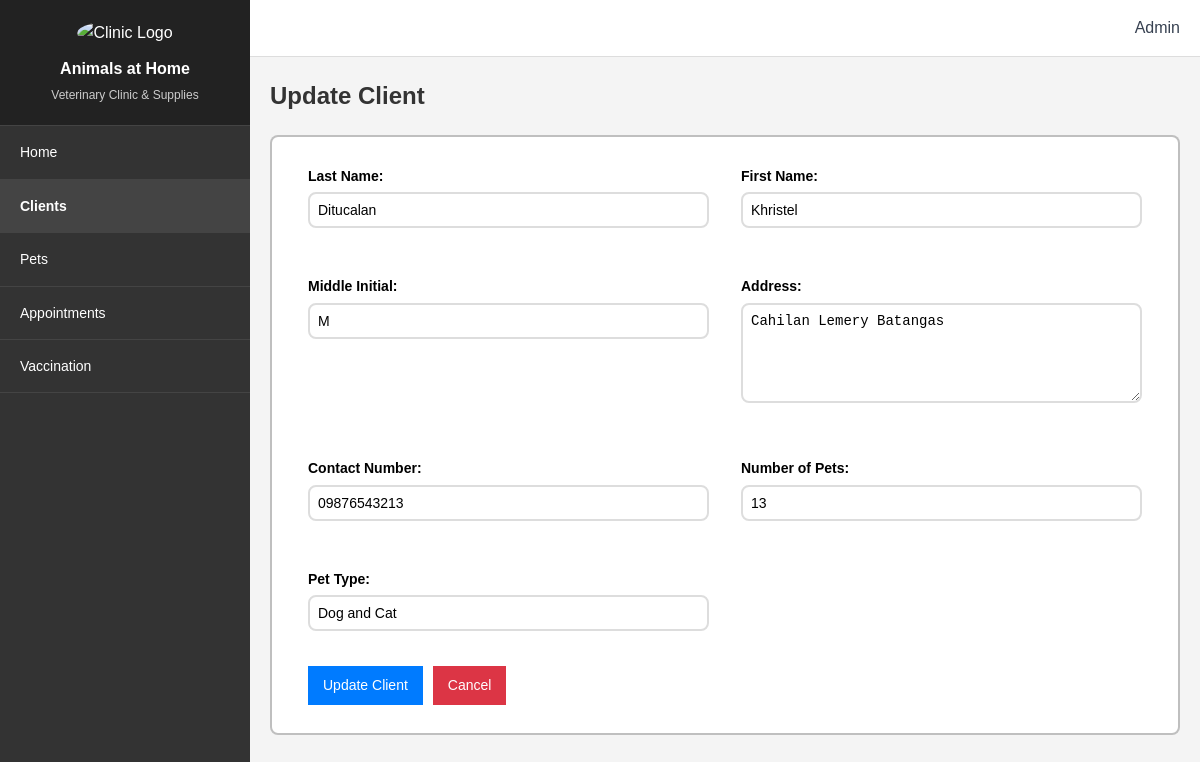
Screenshot of /clients/update.php?id=6 (signed in) with the database file from the repository.
### tables this page shows
CREATE TABLE `client_info` (
  `id` int(6) NOT NULL,
  `lname` varchar(25) DEFAULT NULL,
  `fname` varchar(25) DEFAULT NULL,
  `middle` varchar(1) DEFAULT NULL,
  `address` varchar(100) DEFAULT NULL,
  `contact_no` varchar(11) DEFAULT NULL,
  `no_of_pets` varchar(20) DEFAULT NULL,
  `pet_type` varchar(20) DEFAULT NULL,
  `reg_date` datetime DEFAULT current_timestamp()
);

### clients/update.php (the view, shortened to what this page needs)
<?php
require_once '../config/database.php';
$id = isset($_GET['id']) ? $_GET['id'] : 0;
$result = $mysqli->query("SELECT * FROM client_info WHERE id = $id");
$client = $result->fetch_assoc();
?>
<!DOCTYPE html>
<html lang="en">
<head>
  <link rel="stylesheet" href="../css/style.css">
</head>
<body>
  <div class="wrapper">
    <nav id="sidebar">
      <div class="sidebar-header">
        <img src="../images/aah-logo.jpg" alt="Clinic Logo" class="logo">
        <div class="clinic-info">
          <h3>Animals at Home</h3>
          <p>Veterinary Clinic & Supplies</p>
        </div>
      </div>
      <ul class="nav-links">
        <li>
          <a href="../index.php">Home</a>
        </li>
        <li class="active">
          <a href="index.php">Clients</a>
        </li>
        <li>
          <a href="../pets/index.php">Pets</a>
        </li>
        <li>
          <a href="../appointments/index.php">Appointments</a>
        </li>
        <li>
          <a href=".../vaccination/index.php">Vaccination</a>
        </li>
      </ul>
    </nav>
    <div id="content">
      <header>
        <div class="user-menu">Admin</div>
      </header>
      <main>
        <div class="content-header">
          <h1>Update Client</h1>
        </div>
        <div class="form-container">
          <form method="POST">
            <div class="crud-form">
              <div class="form-group">
                <label>Last Name:</label>
                <input type="text" name="lname" value="<?php echo $client['lname']; ?>" required>
              </div>
              <div class="form-group">
                <label>First Name:</label>
                <input type="text" name="fname" value="<?php echo $client['fname']; ?>" required>
              </div>
              <div class="form-group">
                <label>Middle Initial:</label>
                <input type="text" name="middle" maxlength="1" value="<?php echo $client['middle']; ?>">
              </div>
              <div class="form-group">
                <label>Address:</label>
                <textarea name="address" required><?php echo $client['address']; ?></textarea>
              </div>
              <div class="form-group">
                <label>Contact Number:</label>
                <input type="text" name="contact_no" maxlength="11" value="<?php echo $client['contact_no']; ?>" required>
              </div>
              <div class="form-group">
                <label>Number of Pets:</label>
                <input type="number" name="no_of_pets" value="<?php echo $client['no_of_pets']; ?>" required>
              </div>
              <div class="form-group">
                <label>Pet Type:</label>
                <input type="text" name="pet_type" value="<?php echo $client['pet_type']; ?>" required>
              </div>
            </div>
            <div class="form-actions">
              <button type="submit" class="btn-submit">Update Client</button>
              <a href="index.php" class="btn-cancel">Cancel</a>
            </div>
          </form>
        </div>
      </main>
    </div>
  </div>
</body>
</html>

### css/style.css (style rules this page uses)
* { margin: 0; padding: 0; box-sizing: border-box; }
body { font-family: Helvetica, sans-serif; line-height: 1.6; background: #f4f4f4; }
.wrapper { display: flex; min-height: 100vh; }
#sidebar { width: 250px; background: #333; color: #fff; }
.sidebar-header { padding: 20px; text-align: center; background: #222; border-bottom: 1px solid #444; }
.logo { width: 80px; margin-bottom: 10px; border-radius: 50%; }
.clinic-info h3 { font-size: 16px; margin-bottom: 5px; }
.clinic-info p { font-size: 12px; color: #ccc; }
.nav-links { list-style: none; }
.nav-links li a { display: flex; align-items: center; padding: 15px 20px; color: #fff; text-decoration: none; font-size: 14px; border-bottom: 1px solid #444; }
.nav-links li.active a { background: #444; font-weight: bold; }
#content { flex: 1; background: #f4f4f4; }
header { background: #fff; padding: 15px 20px; border-bottom: 1px solid #ddd; display: flex; justify-content: flex-end; }
.user-menu { display: flex; align-items: center; gap: 0.75rem; color: #374151; }
main { padding: 20px; }
.content-header { display: flex; justify-content: space-between; align-items: center; margin-bottom: 20px; }
.content-header h1 { font-size: 24px; color: #333; }
.btn-add, .btn-search, .btn-clear, .btn-submit, .btn-cancel { padding: 8px 15px; border: none; cursor: pointer; font-size: 14px; text-decoration: none; color: #fff; display: flex; align-items: center; gap: 5px; }
.btn-submit { background: #007bff; }
.btn-cancel { background: #dc3545; }
.form-container { background: #fff; padding: 20px; border: 2px solid rgba(0, 0, 0, 0.25); border-radius: 8px; }
.form-container form { padding: 8px 16px; }
.crud-form { display: grid; grid-template-columns: 1fr 1fr; gap: 2rem; }
.form-group { margin-bottom: 15px; }
.form-group label { display: block; margin-bottom: 5px; font-weight: bold; font-size: 14px; }
.form-group input, .form-group textarea, .form-group select { width: 100%; padding: 8px; border: 2px solid #ddd; border-radius: 8px; font-size: 14px; }
.form-group textarea { height: 100px; resize: vertical; }
.form-actions { display: flex; gap: 10px; margin-top: 20px; }

### rows the page displays
client_info: lname "Ditucalan", fname "Khristel", middle "M", address "Cahilan Lemery Batangas", contact_no "09876543213", no_of_pets "13", pet_type "Dog and Cat"
